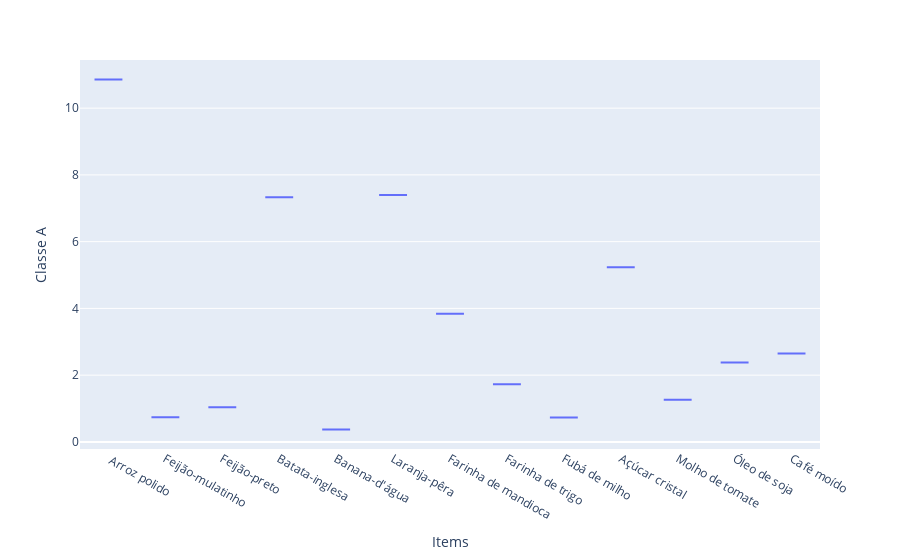

The notebook cell this image was saved under:
### Markdown cell above
* Boxplots por região

### Code cell
fig = px.box(consumo_nordeste, x = 'Items', y = 'Classe A')
fig.show()

### Figure 1 — Plotly figure (JSON) as saved in the notebook; plotly's stock layout.template omitted (floating-point values rounded to 4 significant figures)
{"data": [{"alignmentgroup": "True", "hovertemplate": "Items=%{x}<br>Classe A=%{y}<extra></extra>", "legendgroup": "", "marker": {"color": "#636efa"}, "name": "", "notched": false, "offsetgroup": "", "orientation": "v", "showlegend": false, "type": "box", "x": [" Arroz polido", "Feijão-mulatinho", "Feijão-preto", "Batata-inglesa", "Banana-d'água", "Laranja-pêra", "Farinha de mandioca", "Farinha de trigo", "Fubá de milho", "Açúcar cristal", "Molho de tomate", "Óleo de soja", "Café moído"], "x0": " ", "xaxis": "x", "y": [10.86, 0.74, 1.04, 7.33, 0.37, 7.4, 3.84, 1.73, 0.73, 5.23, 1.26, 2.38, 2.65], "y0": " ", "yaxis": "y"}], "layout": {"boxmode": "group", "legend": {"tracegroupgap": 0}, "margin": {"t": 60}, "xaxis": {"anchor": "y", "domain": [0, 1], "title": {"text": "Items"}}, "yaxis": {"anchor": "x", "domain": [0, 1], "title": {"text": "Classe A"}}}}
